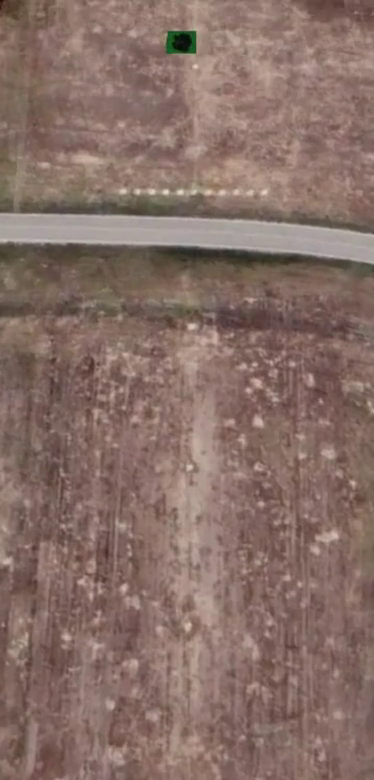
#> input picture frame 23 of Ucus6m.mp4, 374 x 780 px
$ python YCS111021.py
#> lines starting #> are read from the running program, lines starting #| are printed output that depends on the picture; after the words box and inside, x2 and y2 are one past the last pixel; in counts of white or black regions, pixels touching at a corner belong together
import numpy as np
import cv2
import matplotlib.pyplot as plt
import time

cThr=[100,100]
greenLower=(30,100,0)
greenUpper=(70,255,255)
minArea=10

path = "C:\\Users\\subas\\Desktop\\WORKPLACE\\ANOMALY_DEDECTION\\Ucus6m.mp4"
cap = cv2.VideoCapture(path)
frame_number = 1

def reorder(myPoints): #corner coordinates
    #print(myPoints.shape)
    myPointsNew = np.zeros_like(myPoints)
    myPoints = myPoints.reshape((4,2))
    add = myPoints.sum(1)
    myPointsNew[0] = myPoints[np.argmin(add)]
    myPointsNew[3] = myPoints[np.argmax(add)]
    diff = np.diff(myPoints,axis=1)
    myPointsNew[1]= myPoints[np.argmin(diff)]
    myPointsNew[2] = myPoints[np.argmax(diff)]
    return myPointsNew

while True:
    ret, frame = cap.read()
#> frame is the input picture: shape (780, 374, 3); mean B, G, R 102.5, 110.7, 135.3
    if ret:
        frame_copy = frame.copy()

        imgGray = cv2.cvtColor(frame,cv2.COLOR_BGR2GRAY)
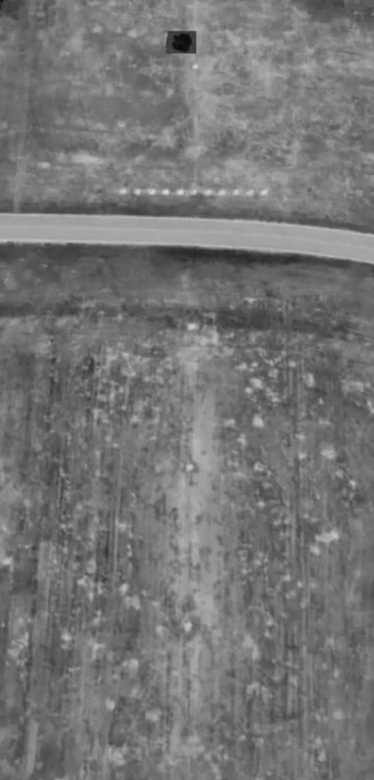
#> imgGray: shape (780, 374); min 9, max 217, mean 117.1
        frame_hsv = cv2.cvtColor(frame,cv2.COLOR_BGR2HSV)
#> frame_hsv: shape (780, 374, 3); mean H, S, V 8.3, 63.3, 135.3
        frame_green_area = cv2.inRange(frame_hsv,greenLower,greenUpper)
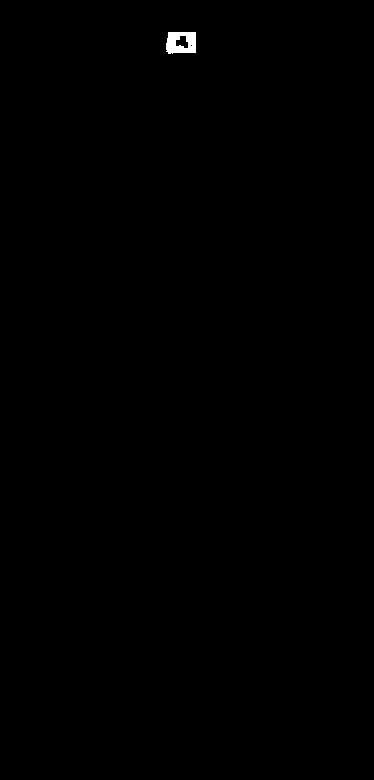
#> frame_green_area: shape (780, 374); 0.18% white; 1 white region, box (x1, y1, x2, y2) and area: (166, 32, 196, 54) 515

        imgCanny = cv2.Canny( frame_green_area,cThr[0],cThr[1])
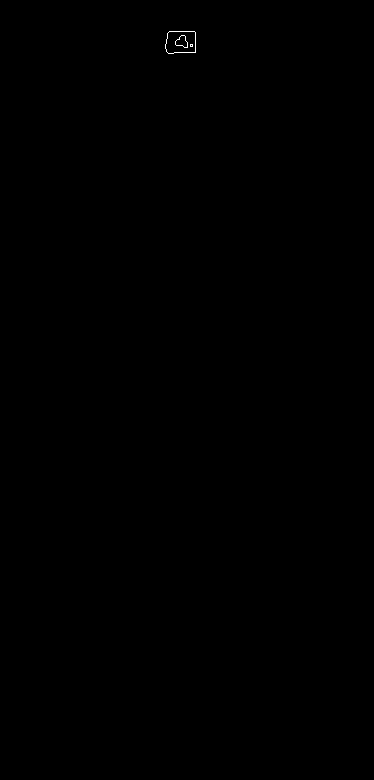
#> imgCanny: shape (780, 374); 0.05% white in thin lines or dots, all inside (x1, y1, x2, y2) = (165, 31, 196, 54)
        kernel = np.ones((5,5))
        imgDial = cv2.dilate(frame_green_area,kernel,iterations=3)
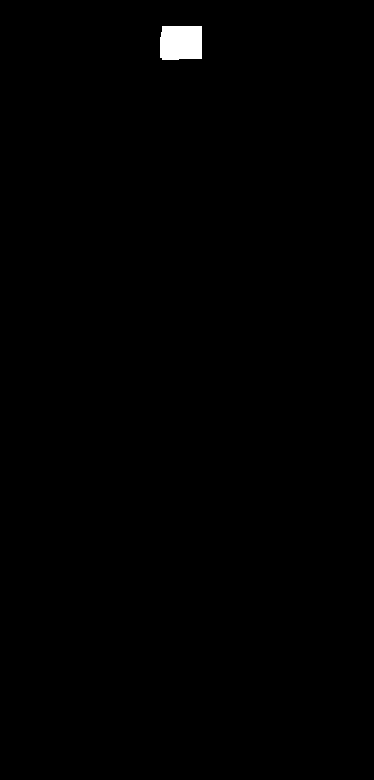
#> imgDial: shape (780, 374); 0.47% white; 1 white region, box (x1, y1, x2, y2) and area: (160, 26, 202, 60) 1384
        imgThre = cv2.erode(imgDial,kernel,iterations=3)
#> imgThre: shape (780, 374); 0.21% white; 1 white region

        (contours2,hiearchy2) = cv2.findContours(imgThre,cv2.RETR_EXTERNAL,cv2.CHAIN_APPROX_SIMPLE)
#> contours2 = 1 contour; box (x1, y1, x2, y2) and area: (166, 32, 196, 54) 567; hiearchy2 = [[-1, -1, -1, -1]]
        finalCountours = []

        for i in contours2:
            area = cv2.contourArea(i)
            if area > minArea:
                peri = cv2.arcLength(i,True)
                approx = cv2.approxPolyDP(i,0.02*peri,True)
                bbox = cv2.boundingRect(approx)
                finalCountours.append([len(approx),area,approx,bbox,i])
#> this loop made 1 pass
#> (area, peri, bbox) on pass 1: (567, 97.66, (166, 32, 30, 22))
#> after the loop, finalCountours = 1 item


        finalCountours = sorted(finalCountours,key = lambda x:x[1] ,reverse= True)

        # for con in finalCountours:
        #     cv2.drawContours(frame_copy,con[4],-1,(0,0,255),3)

        try:
             Contours2_Area= max(contours2,key=cv2.contourArea)
#> Contours2_Area = contour of 13 points, box (x1, y1, x2, y2) (166, 32, 196, 54), area 567
             rect = cv2.minAreaRect(Contours2_Area)
#> rect = ((180.5, 42.5), (21, 29), -90)
             ((x,y),(w,h),rotation) = rect
#> x = 180.5; y = 42.5; w = 21; h = 29; rotation = -90
             box = cv2.boxPoints(rect)
#> box = [[195, 53], [166, 53], [166, 32], [195, 32]]
             box = np.int64(box)
             cv2.drawContours(frame_copy,[box], 0, (255,0,255),1)
#> frame_copy: shape (780, 374, 3); 0.03% of pixels changed, all inside (x1, y1, x2, y2) = (166, 32, 196, 54)
        except:
            pass
        try:
            for obj in contours2:
                    print(obj)
                    #cv2.polylines(frame_copy,[obj[2]],True,(0,255,0),2)
                    points = reorder(obj[2])
                    print(points)
            #else:print('boş küme')
        except:
            pass

        cv2.imshow('Green Area',frame_green_area)
        cv2.imshow('Canny',imgThre)
        cv2.imshow('Tespit',frame_copy)
        time.sleep(0.1)
        frame_number = frame_number + 1

        key = cv2.waitKey(1) & 0xFF
        if key == ord('q') : break
    else : break
cap.release()
cv2.destroyAllWindows()
